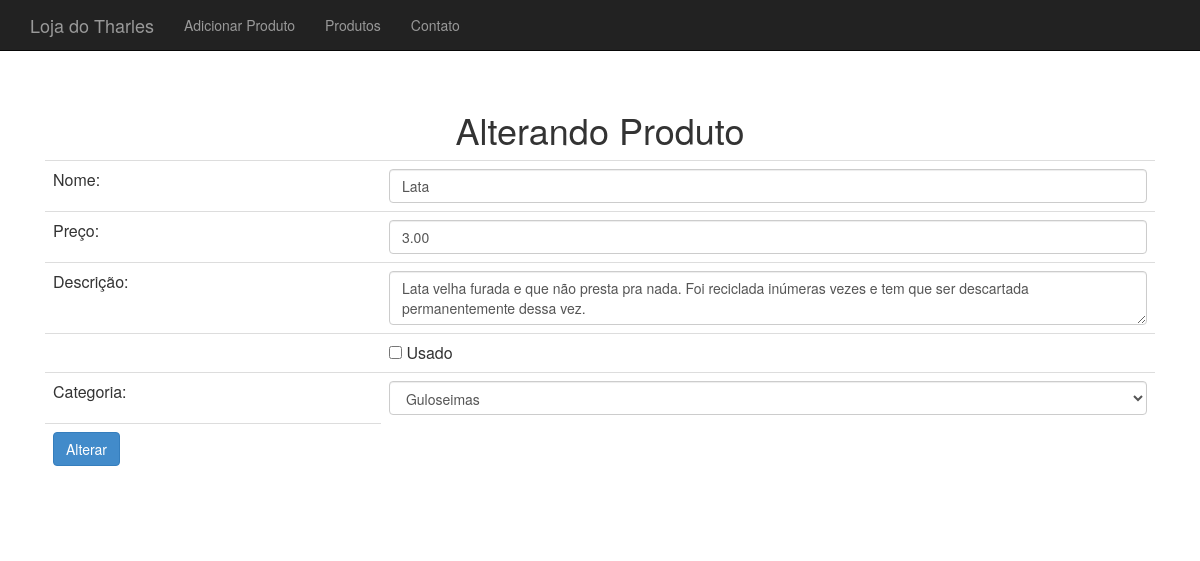
The app's page /produto-altera-formulario.php?id=8, older data.
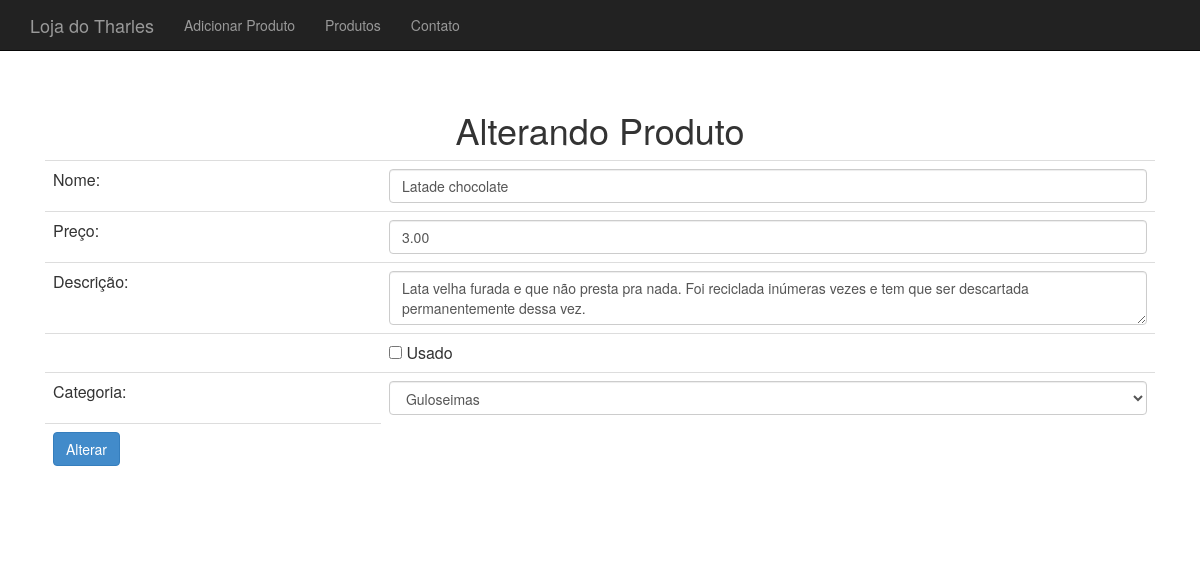
The same page, newer data.
### tables this page shows
CREATE TABLE `produtos` (
  `id` int(11) NOT NULL,
  `nome` varchar(255) DEFAULT NULL,
  `preco` decimal(10,2) DEFAULT NULL,
  `descricao` text,
  `categoria_id` int(11) DEFAULT NULL,
  `usado` tinyint(1) DEFAULT '0'
);

### banco-produto.php (called while the page is built, shortened)
<?php
function busca_produto($conexao, $id)
{
  $query = "SELECT * FROM produtos WHERE ID = {$id}";
  $resultado = mysqli_query($conexao, $query);
  return mysqli_fetch_assoc($resultado);
}

### banco-categoria.php (called while the page is built, shortened)
<?php
function lista_categorias($conexao) {
  $categorias = [];
  $query = "SELECT * FROM categorias";
  $resultado = mysqli_query($conexao, $query);
  while($categoria = mysqli_fetch_assoc($resultado)) {
    array_push($categorias, $categoria);
  }
  return $categorias;
}

### produto-formulario-base.php (the view)
<tr>
  <td>Nome:</td>
  <td><input class="form-control" type="text" id="nome" name="nome" value="<?= $produto['nome'] ?>"></td>
</tr>
<tr>
  <td>Preço:</td>
  <td><input class="form-control" type="number" id="preco" name="preco" value="<?= $produto['preco'] ?>"></td>
</tr>
<tr>
  <td>Descrição:</td>
  <td><textarea name="descricao" class="form-control"><?= $produto['descricao'] ?></textarea></td>
</tr>
<tr>
  <td></td>
  <td><input type="checkbox" name="usado" <?= $usado ?> value="true"> Usado</td>
</tr>
<tr>
  <td>Categoria:</td>
  <td>
    <select name="categoria_id" class="form-control">
      <?php foreach ($categorias as $categoria):
        $categoriaCorreta = $produto['categoria_id'] == $categoria[id];
        $selecao = $categoriaCorreta ? "selected='selected'" : "";
        ?>
        <option value="<?= $categoria['id'] ?> " <?= $selecao ?>>
          <?= $categoria['nome'] ?><br>
        </option>
      <?php endforeach; ?>
    </select>
  </td>
</tr>

### cabecalho.php (shortened to what this page needs)
<html>
<head>
  <link rel="stylesheet" href="css/bootstrap.css">
  <link rel="stylesheet" href="css/loja.css">
</head>
<body>
<div class="navbar navbar-inverse navbar-fixed-top">
  <div class="container">
    <div class="navbar-header">
      <a class="navbar-brand" href="index.php">Loja do Tharles</a>
    </div>
    <div>
      <ul class="nav navbar-nav">
        <li><a href="produto-formulario.php">Adicionar Produto</a></li>
        <li><a href="produto-lista.php">Produtos</a></li>
        <li><a href="contato.php">Contato</a></li>
      </ul>
    </div>
  </div>
</div>
<div class="container">
  <div class="principal">

### produto-altera-formulario.php (shortened to what this page needs)
<?php
require_once("cabecalho.php");
require_once("banco-categoria.php");
require_once("banco-produto.php");
$id = $_GET['id'];
$produto = busca_produto($conexao, $id);
$categorias = lista_categorias($conexao);
$usado = $produto['usado'] ? "checked='checked'" : "";
?>
  <h1>Alterando Produto</h1>
  <form action="altera-produto.php" method="post">
    <table class="table">
      <?php include("produto-formulario-base.php"); ?>
      <tr>
        <td>
          <button class="btn btn-primary" type="submit">Alterar</button>
        </td>
      </tr>
    </table>
  </form>
<?php require_once("rodape.php") ?>

### rodape.php
</div>
</div>
</body>
</html>

### css/loja.css (style rules this page uses)
body { padding-top: 50px; }
.principal { padding: 40px 15px; text-align: center; }

Row changes from the older to the newer data that the page shows:
changed produtos: nome "Lata" → "Latade chocolate"
